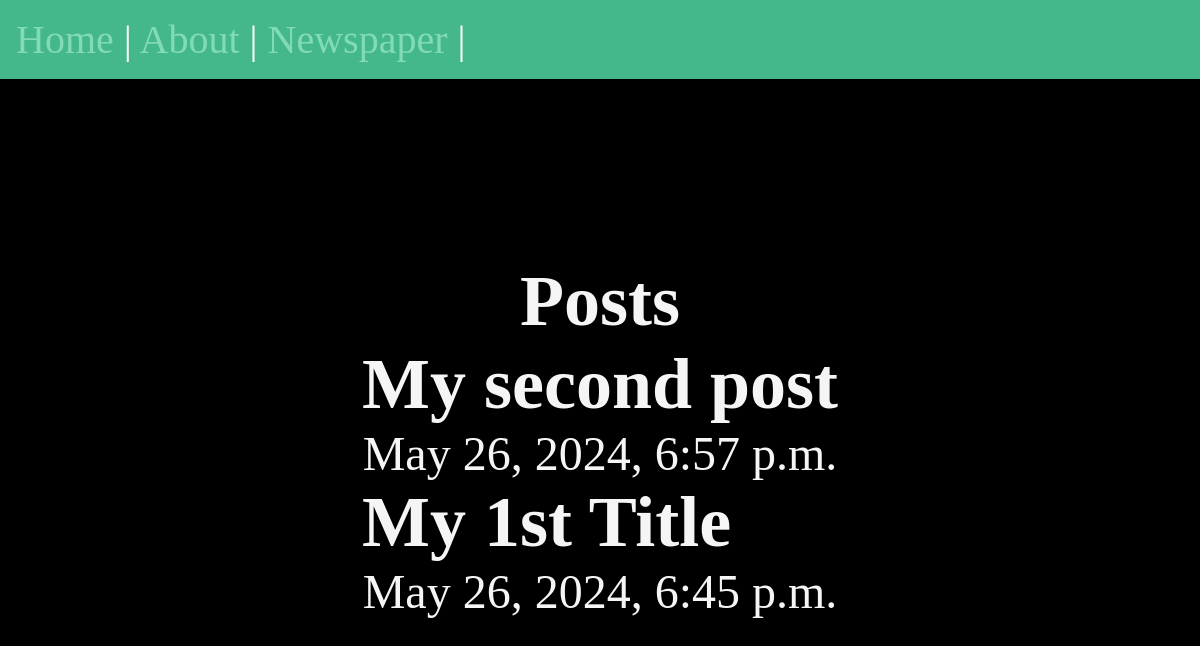
The app's page /posts/, older data.
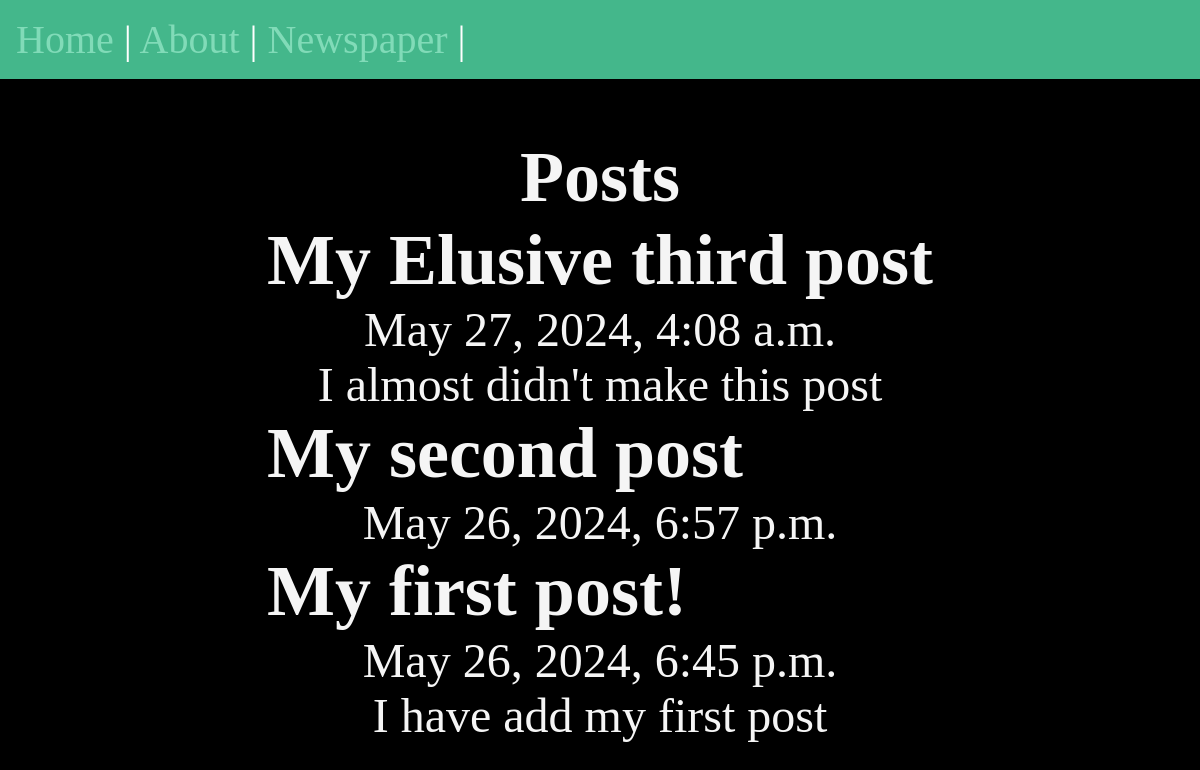
The same page, newer data.
### posts/models.py (models this page shows, shortened)
class Post(models.Model):
    title = models.CharField(max_length=75)
    body = models.TextField()
    slug = models.SlugField()
    date = models.DateTimeField(auto_now_add=True)

### posts/views.py (the view)
# urls.py: path('',views.posts_list),   #add a path to the home page
def posts_list(request):
    posts = Post.objects.all().order_by('-date')
    return render(request,'posts/posts_list.html',{'posts' : posts})

### posts/templates/posts/posts_list.html (shortened to what this page needs)
{% extends "layout.html" %}
{% block content %}
    <section>
        <h1>Posts</h1>
        {% for post in posts %}
            <article class="post">
                <h2>{{post.title}}</h2>
                <p>{{post.date}}</p>
                <p>{{post.body}}</p>
            </article>
        {% endfor %}
    </section>
{% endblock  %}

### templates/layout.html (shortened to what this page needs)
<!DOCTYPE html>
{% load static %}
<html lang="en">
<head>
    <link rel="stylesheet" href="{% static 'css/style.css' %}">
</head>
<body>
    <nav>
        <a href='/'>Home</a> |
        <a href='/about'>About</a> |
        <a href='/posts'>Newspaper</a> |
    </nav>
    <main>
        {% block content%}
        {% endblock %}
    </main>
</body>
</html>

### static/css/style.css (style rules this page uses)
* { margin: 0; padding: 0; box-sizing: border-box; }
body { min-height: 100vh; background-color: black; color: whitesmoke; font-size: 3rem; display: flex; flex-flow: column; }
nav { padding: 1rem; background-color: #44B78B; color: white; font-size: 2.5rem; }
main { flex-grow: 1; display: grid; place-content: center; }
h1, p { text-align: center; }
a { text-decoration: none; color: #81dbb8; }

Row changes from the older to the newer data that the page shows:
added Post: title "My Elusive third post", date "May 27, 2024, 4:08 a.m.", body "I almost didn't make this post"
changed Post: title "My 1st Title" → "My first post!"; body (not shown) → "I have add my first post"
